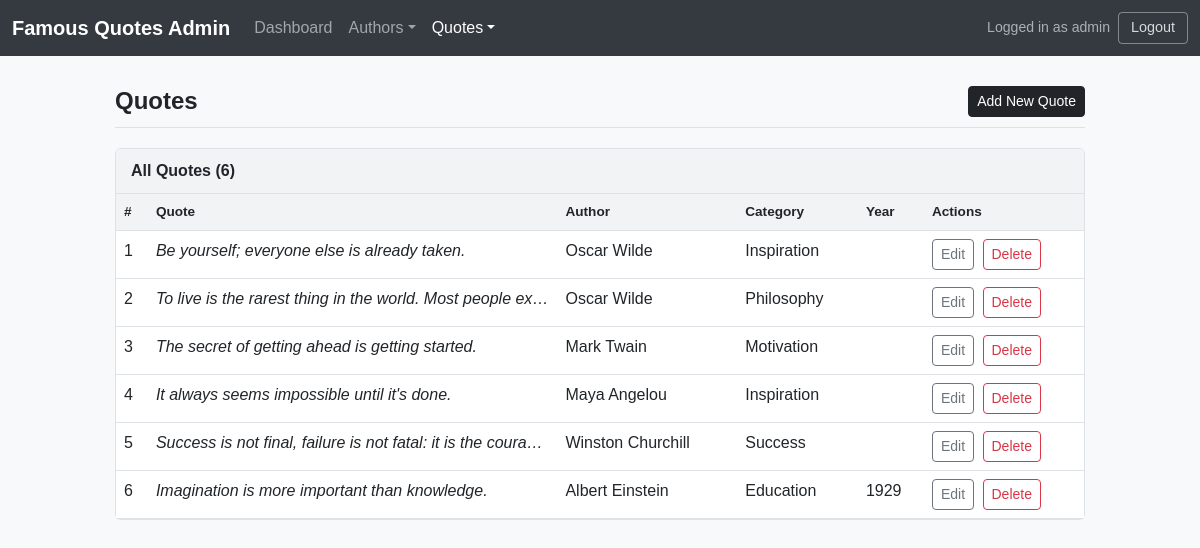
Page /quotes.php (signed in) on the committed database.
### tables this page shows
CREATE TABLE IF NOT EXISTS quotes (
    id INT AUTO_INCREMENT PRIMARY KEY,
    quote_text TEXT NOT NULL,
    author_id INT NOT NULL,
    category VARCHAR(100) NOT NULL,
    year_said INT,
    source VARCHAR(255),
    created_at TIMESTAMP DEFAULT CURRENT_TIMESTAMP,
    FOREIGN KEY (author_id) REFERENCES authors(id) ON DELETE CASCADE
);

CREATE TABLE IF NOT EXISTS authors (
    id INT AUTO_INCREMENT PRIMARY KEY,
    name VARCHAR(100) NOT NULL,
    birth_year INT,
    death_year INT,
    nationality VARCHAR(100),
    bio TEXT,
    created_at TIMESTAMP DEFAULT CURRENT_TIMESTAMP
);

### quotes.php (the view, shortened to what this page needs)
<?php
$db = getDB();
$quotes = $db->query("
    SELECT q.*, a.name AS author_name FROM quotes q
    JOIN authors a ON q.author_id = a.id
    ORDER BY q.created_at DESC
")->fetchAll();
?>
<!DOCTYPE html>
<html lang="en">
<head>
    <link href="https://cdn.jsdelivr.net/npm/bootstrap@5.3.0/dist/css/bootstrap.min.css" rel="stylesheet">
    <link rel="stylesheet" href="css/style.css">
</head>
<body>
<?php include 'includes/nav.php'; ?>
<div class="page-wrapper">
    <div class="page-header">
        <h1 class="page-title">Quotes</h1>
        <a href="add_quote.php" class="btn btn-dark btn-sm">Add New Quote</a>
    </div>
    <div class="card">
        <div class="card-header">All Quotes (<?= count($quotes) ?>)</div>
        <div class="table-responsive">
            <table class="table table-hover mb-0">
                <thead>
                    <tr>
                        <th>#</th>
                        <th>Quote</th>
                        <th>Author</th>
                        <th>Category</th>
                        <th>Year</th>
                        <th>Actions</th>
                    </tr>
                </thead>
                <tbody>
                    <?php foreach ($quotes as $i => $q): ?>
                    <tr>
                        <td><?= $i + 1 ?></td>
                        <td class="quote-text-cell" title="<?= htmlspecialchars($q['quote_text']) ?>">
                            <?= htmlspecialchars($q['quote_text']) ?>
                        </td>
                        <td><?= htmlspecialchars($q['author_name']) ?></td>
                        <td><?= htmlspecialchars($q['category']) ?></td>
                        <td><?= htmlspecialchars($q['year_said'] ?? '') ?></td>
                        <td>
                            <a href="edit_quote.php?id=<?= $q['id'] ?>" class="btn btn-outline-secondary btn-sm me-1">Edit</a>
                            <form method="POST" style="display:inline;"
                                  onsubmit="return confirm('Are you sure you want to delete this quote?')">
                                <button type="submit" class="btn btn-outline-danger btn-sm">Delete</button>
                            </form>
                        </td>
                    </tr>
                    <?php endforeach; ?>
                </tbody>
            </table>
        </div>
    </div>
</div>
</body>
</html>

### css/style.css (style rules this page uses)
body { background-color: #f8f9fa; font-family: Arial, sans-serif; }
.page-wrapper { max-width: 1000px; margin: 30px auto; padding: 0 15px; }
.page-header { display: flex; justify-content: space-between; align-items: center; margin-bottom: 20px; border-bottom: 1px solid #dee2e6; padding-bottom: 10px; }
.page-title { font-size: 1.5rem; font-weight: bold; margin: 0; }
.card { border: 1px solid #dee2e6; border-radius: 6px; background: #fff; margin-bottom: 20px; }
.card-header { background-color: #f1f3f5; border-bottom: 1px solid #dee2e6; padding: 10px 15px; font-weight: bold; }
.table th { background-color: #f1f3f5; font-size: 0.85rem; }
.quote-text-cell { max-width: 320px; overflow: hidden; text-overflow: ellipsis; white-space: nowrap; font-style: italic; color: #555; }

### rows in the picture
quotes: quote_text "Be yourself; everyone else is already taken.", author.name "Oscar Wilde", category "Inspiration"
quotes: quote_text "To live is the rarest thing in the world. Most people ex…", author.name "Oscar Wilde", category "Philosophy"
quotes: quote_text "The secret of getting ahead is getting started.", author.name "Mark Twain", category "Motivation"
quotes: quote_text "It always seems impossible until it's done.", author.name "Maya Angelou", category "Inspiration"
quotes: quote_text "Success is not final, failure is not fatal: it is the coura…", author.name "Winston Churchill", category "Success"
quotes: quote_text "Imagination is more important than knowledge.", author.name "Albert Einstein", category "Education", year_said "1929"

### other values in the picture
$_SESSION['admin_username'] "admin"
count($quotes) "6"
